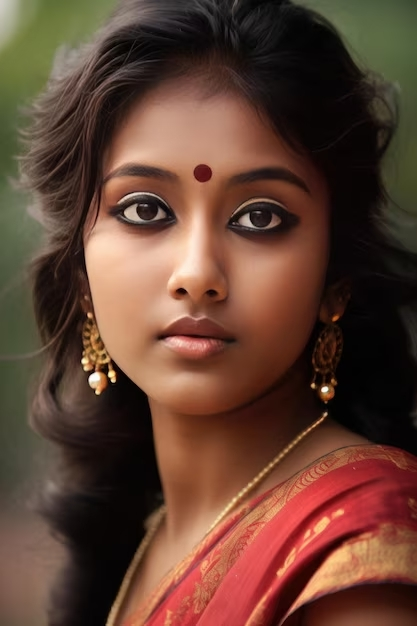
#> input picture ai image original.jpg, 417 x 626 px, found by its file name
$ python SourceCode.py
#> lines starting #> are read from the running program, lines starting #| are printed output that depends on the picture; after the words box and inside, x2 and y2 are one past the last pixel; in counts of white or black regions, pixels touching at a corner belong together
import cv2
import numpy as np

def cartoonify_image(image_path):
    # Read the image
    image = cv2.imread(image_path)
#> image is the input picture: shape (626, 417, 3); mean B, G, R 51.2, 65.7, 98.3

    # Get the original image size
    height, width, _ = image.shape
#> height = 626; width = 417

    # Define a custom width for better display
    custom_width = 800

    # Calculate the corresponding height to maintain the aspect ratio
    custom_height = int((custom_width / width) * height)
#> custom_height = 1200

    # Resize the image
    image = cv2.resize(image, (custom_width, custom_height))
#> image: shape (1200, 800, 3)

    # Convert the image to grayscale
    gray = cv2.cvtColor(image, cv2.COLOR_BGR2GRAY)
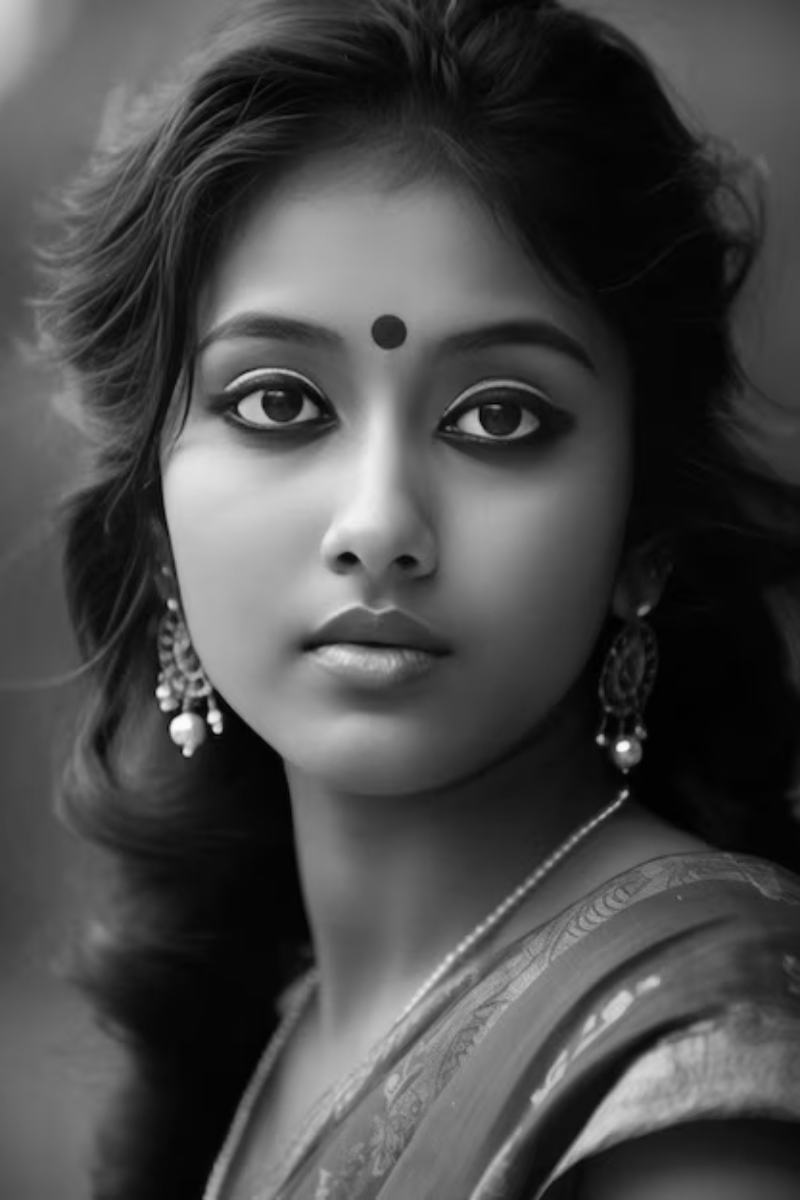
#> gray: shape (1200, 800); min 0, max 254, mean 73.7

    # Apply a median blur to reduce noise
    gray = cv2.medianBlur(gray, 5)

    # Detect edges using adaptive thresholding
    edges = cv2.adaptiveThreshold(gray, 255, cv2.ADAPTIVE_THRESH_MEAN_C, cv2.THRESH_BINARY, 9, 9)
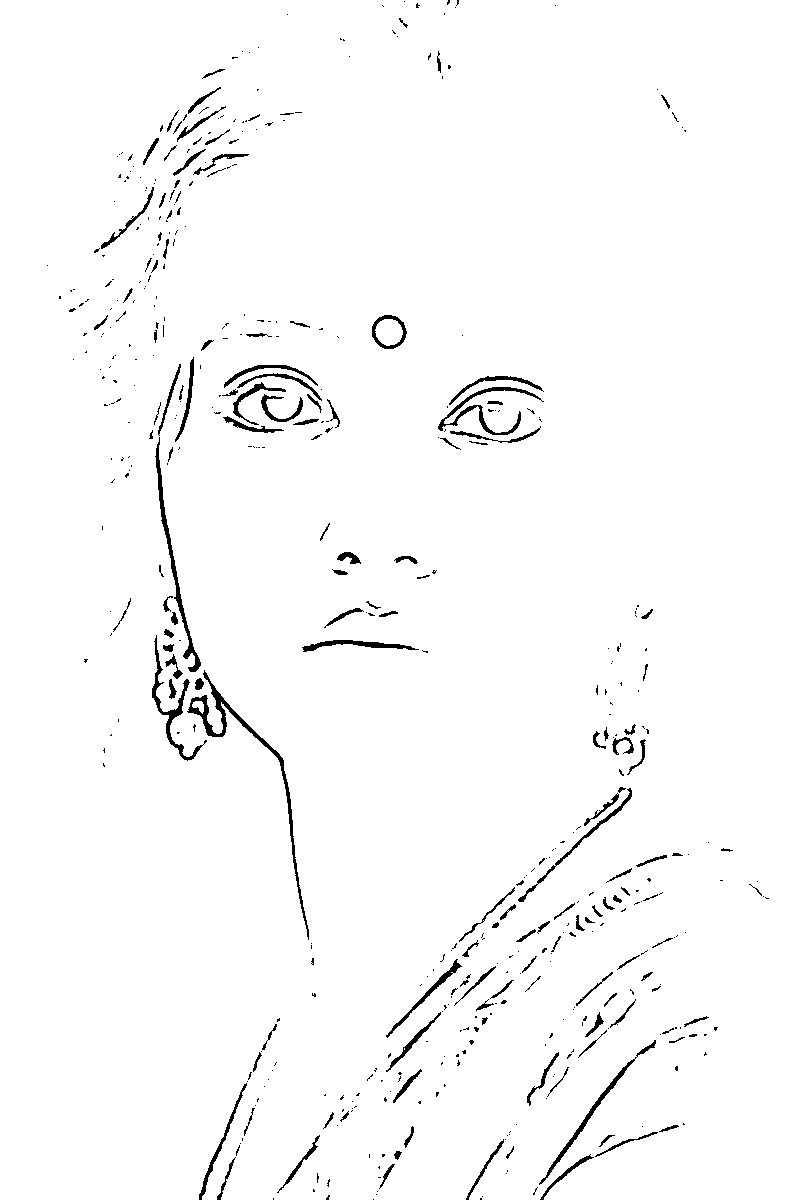
#> edges: shape (1200, 800); 97.9% white; 507 black regions (361 under 20 px), largest, box (x1, y1, x2, y2) and area: (187, 670, 309, 940) 1554, (155, 437, 201, 672) 1022, (152, 635, 207, 761) 812

    # Apply bilateral filter to the image
    color = cv2.bilateralFilter(image, 9, 300, 300)

    # Combine the edges and color image
    cartoon = cv2.bitwise_and(color, color, mask=edges)
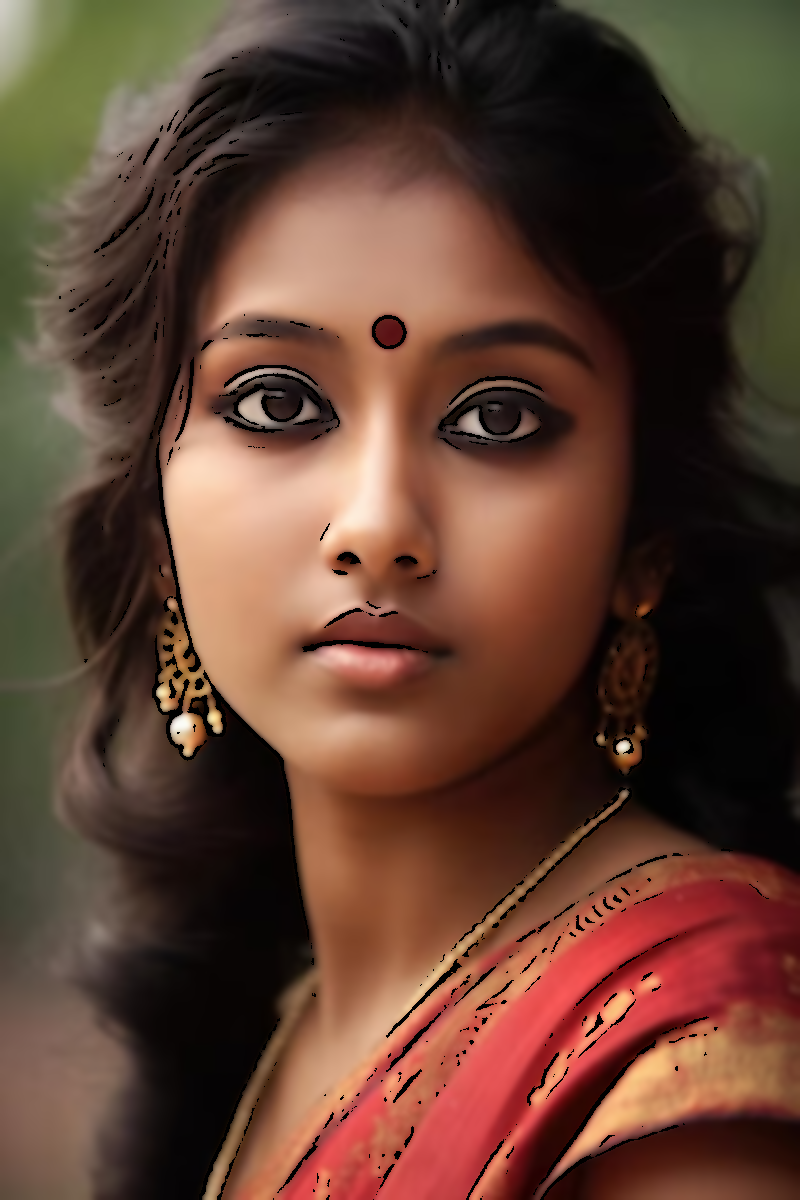
#> cartoon: shape (1200, 800, 3); mean B, G, R 50.3, 64.4, 96.2

    # Add bilateral filter to the cartoon image for a smoother look
    cartoon = cv2.bilateralFilter(cartoon, 9, 300, 300)

    # Increase the contrast of the cartoon image
    cartoon = cv2.addWeighted(cartoon, 1.5, cv2.blur(cartoon, (5, 5)), -0.5, 0)

    # Resize the cartoon image window based on the original image size
    cv2.namedWindow("Cartoon Image", cv2.WINDOW_NORMAL)
    cv2.imshow("Cartoon Image", cartoon)

    # Wait for a key press and close windows
    cv2.waitKey(0)
    cv2.destroyAllWindows()

# Example usage
cartoonify_image(r"C:/Users/bhavi/OneDrive/Desktop/ai image original.jpg")
